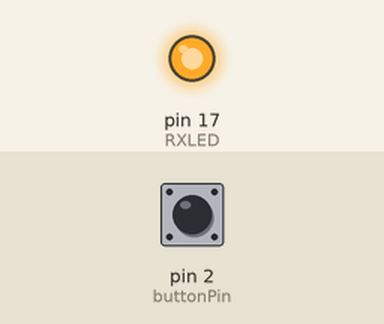
Simulated run of this sketch. Board: Arduino Leonardo, built with avr-gcc and run on an emulated ATmega32U4. Parts: output pins drawn as LEDs (lit = HIGH). The inputs (shaded band) are chosen by the test bench; at power-on: pin 2 (buttonPin) HIGH. USB keyboard and mouse output is not drawn.

Above: at 4.2 s.
At 33.93 s:
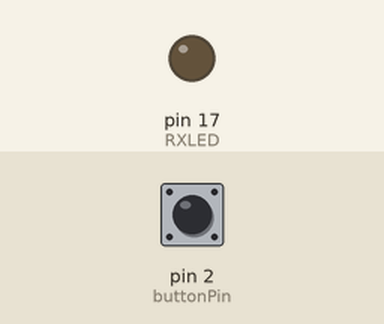
Timing chart, 0 to 34.4 s (numbered marks = the images above):
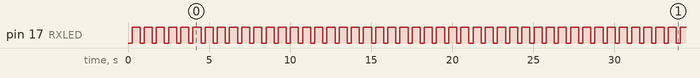

The sketch:

powerwash.ino
```cpp
// (licence header left out)
#include <Keyboard.h>

/* Modify the following definations to fit your device version and whether you want Centipede to Powerwash the device on completion*/

#define device_version 91 // Change to the ChromeOS version you expect to use with Centipede; Changes have been reported in the following ranges 58-68, 69, 70
#define powerwash 1 //[0,1] Set to 0 after confirmation that script works through the enrollment process (Default 1).
//Powerwash the device BEFORE enrollment is completed - NOTE: Will not work on ENROLLED devices. Used for Setting up Centipede.

/* Modify the following definitions to fit your wireless and enrollment credentials. */

#define wifi_name "" // Define SSID for your wireless connection.
#define wifi_pass "" // Define the password for your wireless connection.
#define wifi_security 2 //[0,1,2] Set to 0 for open, 1 for WEP, 2 for WPA
#define username "" // Define the user name for enrolling the device.
#define password "" // The password for the enrollment GAFE account.

/* Use these options to determine if you want to disable analytics, skip asset ID, or if you need to slow down the Centipede*/

#define sendUsageToGoogle 1 //[0,1] Set to 0 if you want to un-check the box to send usage analytics to Google
#define shutdown_when_finished 0 //[0,1] Set to 0 if you want Centipede to stop at the asset ID and location screen
#define selected_on_boot 3 //[0,1,2,3]  Active location when device poweron : 3 - "Let's go"(Default), 2 - accessibility, 1 - language, 0 - menu

/* These are advanced options. The defaults should be fine, but feel free to tweak values below. */

#define setWiFi true //[true,false] Set to false for devices that already have WiFi setup and have accepted Terms of Service (ToS)

/* Use this area for advanced network setup options*/
#define advancedNetworkSetup false //[true,false] Set to true for EAP configuration, and fill out the definitions below
#define eapMethod "LEAP" // Valid options are "LEAP" "PEAP" "EAP-TLS" or "EAP-TTLS" - Note that they require the quotes to work properly
#define phaseTwoAuthentication 2 //[0,1,2,3,4,5,6] Set to 0 for automatic, 1 for EAP-MD5, 2 for MSCHAP(v2 pre v69; v1 V69+, 3 for MSCHAPv2, 4 for PAP, 5 for CHAP, 6 for GTC; v69+)
#define serverCaCertificateCheck 0 //[0,1] 0 is default, 1 is "Do not check"
#define subjectMatch "" // Fill in subject match here if needed for advanced wireless
#define identity "identity" // Fill in identity here if needed for advanced wireless
#define anonymousIdentity "" // Fill in anonymous identity here for advanced wireless
#define saveIdentityAndPassword 0 //[0,1] Set to 1 to save identity and password. NOT RECOMMENDED
#define sso 0 //[0,1] Set to 1 if using Single Sign On - NOTE: May need additional configuration in Advanced Network Setup around line 182.
#define retry 0 //attempt to retry enrollment in the event of an enrollment error;

/* Use this section for additional non-traditional methods*/
#define longer_enrollment_time 10 // Set to additional seconds to wait for Device Configuration and Enrollment
#define sign_in 0 //[0,1] Set to 1 to sign-in to the device after enrollment
#define remove_enrollment_wifi 0 //[0,1] Set to 1 to remove the enrollment wifi network. *sign_in also must be true* - NOTE: Only set to true when Chrome Device Network has been pulled down
#define enroll_device_cert 0 //[0,1] Set to 1 if enrolling device wide certificate *sign_in also must be true* - NOTE: Works best if user _*only*_ has Certificate Enrollment extension force installed

#define slowMode 1 // [0,1] Set to 1 if Centipede appears to be moving too quickly at any screen. This will slow down the entire process
#define update_wait_time 10 // Set to seconds to wait for mandatory updates to be downloaded

/* Do not modify anything below this line unless you're confident that you understand how to program Arduino or C */

// Version Definition
#define VERSION_69 (device_version >= 69)
#define VERSION_70 (device_version >= 70)
#define VERSION_78 (device_version >= 78)
#define VERSION_83 (device_version >= 83)
#define VERSION_85 (device_version >= 85)
#define VERSION_86 (device_version >= 86)
#define VERSION_90 (device_version >= 90)
#define VERSION_91 (device_version >= 91)

// Special characters definition
#define KEY_LEFT_CTRL   0x80
#define KEY_LEFT_SHIFT  0x81
#define KEY_LEFT_ALT    0x82
#define KEY_RIGHT_CTRL  0x84
#define KEY_RIGHT_SHIFT 0x85
#define KEY_RIGHT_ALT   0x86
#define KEY_UP_ARROW    0xDA
#define KEY_DOWN_ARROW  0xD9
#define KEY_LEFT_ARROW  0xD8
#define KEY_RIGHT_ARROW 0xD7
#define KEY_BACKSPACE   0xB2
#define KEY_TAB         0xB3
#define KEY_ENTER       0xB0
#define KEY_ESC         0xB1
#define KEY_CAPS_LOCK   0xC1

int buttonPin = 2;  // Set a button to any pin
int RXLED = 17;
static uint8_t __clock_prescaler = (CLKPR & (_BV(CLKPS0) | _BV(CLKPS1) | _BV(CLKPS2) | _BV(CLKPS3)));

void setup()
{
  setPrescaler(); // Set prescaler to highest clock speed
  Keyboard.begin(); // Start they keyboard emulator
  pinMode(buttonPin, INPUT);  // Set up the debugging pin. If you want to debug the code, use a length of wire to connect pins 2 and GND on the board
  digitalWrite(buttonPin, HIGH);

  pinMode(RXLED, OUTPUT); // Configure the on-board LED
  digitalWrite(RXLED, LOW);
  TXLED1;
  if (digitalRead(buttonPin) == 0) {
    showSuccess();
  }
  wait(5); // Wait for all services to finish loading
}

void loop() { // Main Function - workflow is called within loop();
  if (digitalRead(buttonPin) == 1 ) { // Check for debugging. If not debugging, run the program0
    startPowerWash();
    bootLoop();
  }
}

void bootLoop() {
  //      digitalWrite(RXLED, LOW);   // set the LED on
  TXLED0; //TX LED is not tied to a normally controlled pin
  delay(200);              // wait for a second
  TXLED1;
  delay(200);
  TXLED0; //TX LED is not tied to a normally controlled pin
  delay(200);              // wait for a second
  TXLED1;
  delay(800);
}

void showSuccess() {
  digitalWrite(RXLED, HIGH);  // set the LED off
  while (true) {
    bootLoop();
  }
}

void repeatKey(byte key, int num) {
  for (int i = 0; i < num; i++) {
    Keyboard.write(key);
    wait(1);
  }
}

void blink() {
  digitalWrite(RXLED, LOW);
  //  TXLED1;
  delay(250);
  digitalWrite(RXLED, HIGH);
  //  TXLED0;
  delay(250);
}

void wait(int cycles) {
  for (int i = 0; i < cycles; i++) {
    blink();
    if (slowMode) {
      delay(250);
    }
  }
}

void startPowerWash() {

  //starts powerwash
  // Keyboard.press(KEY_LEFT_SHIFT);
  // Keyboard.press(KEY_LEFT_ALT);
  // Keyboard.press(KEY_LEFT_CTRL);
  // Keyboard.press('r');
  // wait(1);
  // Keyboard.releaseAll();
  // wait(1);
  // Keyboard.write(KEY_TAB);
  // wait(1);
  // Keyboard.press(KEY_LEFT_SHIFT);
  // Keyboard.write(KEY_TAB);
  // wait(1);
  // Keyboard.releaseAll();
  // Keyboard.write(KEY_ENTER);
  // wait(1);
  // repeatKey(KEY_TAB, 2); //tab tab enter - confirms powerwash
  // Keyboard.write(KEY_ENTER);

  Keyboard.press(KEY_LEFT_SHIFT);
  Keyboard.press(KEY_LEFT_ALT);
  Keyboard.write('s');
  Keyboard.release(KEY_LEFT_ALT);
  Keyboard.release(KEY_LEFT_SHIFT);
  wait(2);


  // Keyboard.write(KEY_ENTER);
  // while (digitalRead(buttonPin) != 1) { // wait for reboot
  //     bootLoop();
  //   }
  // TXLED0;
  // wait(25);
  Keyboard.press(KEY_LEFT_SHIFT);
  Keyboard.press(KEY_LEFT_ALT);
  Keyboard.write('s');
  Keyboard.release(KEY_LEFT_ALT);
  Keyboard.release(KEY_LEFT_SHIFT);
  wait(2);
  //to select the Network
  repeatKey(KEY_TAB, 3);  // 3 for pre v70, 4 for ver 70 (black menu)
  wait(2);
  Keyboard.write(KEY_ENTER);
  wait(1);
  Keyboard.write(KEY_ENTER);
  wait(2);
  //to select the 'add Wifi' icon
  repeatKey(KEY_TAB, 3);
  wait(2);
  Keyboard.write(KEY_ENTER);
  wait(4);
  // SSID
  Keyboard.print(wifi_name);
  wait(2);
  Keyboard.write(KEY_TAB);
  repeatKey(KEY_DOWN_ARROW, 2);
  Keyboard.write(KEY_TAB);
  Keyboard.print(wifi_pass);
  repeatKey(KEY_TAB, 3);
  Keyboard.write(KEY_ENTER);
  wait(2);

  //welcome to chromebook screen
  // Keyboard.write(KEY_TAB);
  // wait(2);
  // Keyboard.write(KEY_TAB);
  // wait(2);
  // Keyboard.write(KEY_TAB);
  // wait(2);
  Keyboard.write(KEY_ENTER);
  wait(2);
  Keyboard.write(KEY_ENTER);
  wait(2);

  //Terms of service
  Keyboard.write(KEY_TAB);
  Keyboard.press(KEY_LEFT_SHIFT);
  repeatKey(KEY_TAB, 6);
  Keyboard.releaseAll();
  Keyboard.write(KEY_ENTER);
  wait(2);
  repeatKey(KEY_TAB, 2);
  Keyboard.write(KEY_ENTER);
  wait(25);
  Keyboard.write(KEY_ENTER);
  wait(8);

  //power down
  repeatKey(KEY_TAB, 3);
  Keyboard.write(KEY_ENTER);
  wait(25);

  //todo chrome vox reader dialog
  // final sleep hibernate
}

void wifiConfig() {
  // Access the Network option from the system tray (Status Area).
  Keyboard.press(KEY_LEFT_SHIFT);
  Keyboard.press(KEY_LEFT_ALT);
  Keyboard.write('s');
  Keyboard.release(KEY_LEFT_ALT);
  Keyboard.release(KEY_LEFT_SHIFT);
  wait(2);
  //to select the Network
  repeatKey(KEY_TAB, 3 + VERSION_70);  // 3 for pre v70, 4 for ver 70 (black menu)
  wait(2);
  Keyboard.write(KEY_ENTER);
  wait(2);
  //to select the 'add Wifi' icon
  repeatKey(KEY_TAB, 3);
  Keyboard.write(KEY_ENTER);
  wait(2);
  // SSID
  Keyboard.print(wifi_name);
  wait(2);
  // TAB
  Keyboard.write(KEY_TAB);
  wait(2);
  if (wifi_security == 0) {
    repeatKey(KEY_TAB, 2);
  }
  wait(2);
  // Enter
  Keyboard.write(KEY_ENTER); // Connect
  // Delay 15 seconds to connect
  wait(15);
}

void setPrescaler() {
  // Disable interrupts.
  uint8_t oldSREG = SREG;
  cli();

  // Enable change.
  CLKPR = _BV(CLKPCE); // write the CLKPCE bit to one and all the other to zero

  // Change clock division.
  CLKPR = 0x0; // write the CLKPS0..3 bits while writing the CLKPE bit to zero

  // Copy for fast access.
  __clock_prescaler = 0x0;

  // Recopy interrupt register.
  SREG = oldSREG;
}

//TODO:
#define in_developer_mode 0 // Set to 1 if device is in developer mode
```

Measured:
- by itself, pin 17 (RXLED): goes 108 × (LOW 0.25 s, HIGH 0.50 s), LOW 0.25 s, HIGH 1.9 s, 61 × (LOW 0.25 s, HIGH 0.50 s), then LOW
- by itself, everything shown: repeats every 47.2 s, in 122 steps
